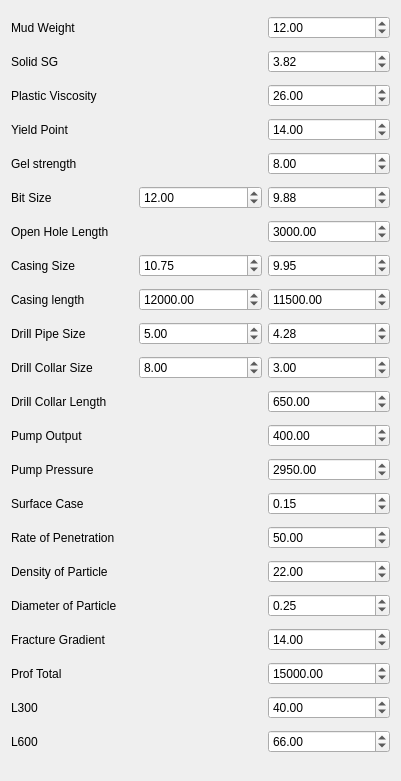
               <widget class="QWidget" name="gridLayoutWidget_5">
                <property name="geometry">
                 <rect>
                  <x>30</x>
                  <y>40</y>
                  <width>401</width>
                  <height>781</height>
                 </rect>
                </property>
                <layout class="QGridLayout" name="gridLayout_5">
                 <item row="8" column="2">
                  <widget class="QDoubleSpinBox" name="casing_length">
                   <property name="maximum">
                    <double>100000.000000000000000</double>
                   </property>
                   <property name="value">
                    <double>11500.000000000000000</double>
                   </property>
                  </widget>
                 </item>
                 <item row="11" column="0">
                  <widget class="QLabel" name="label_33">
                   <property name="text">
                    <string>Drill Collar Length</string>
                   </property>
                  </widget>
                 </item>
                 <item row="7" column="0">
                  <widget class="QLabel" name="label_29">
                   <property name="text">
                    <string>Casing Size</string>
                   </property>
                  </widget>
                 </item>
                 <item row="9" column="2">
                  <widget class="QDoubleSpinBox" name="drill_pipe_size">
                   <property name="value">
                    <double>4.280000000000000</double>
                   </property>
                  </widget>
                 </item>
                 <item row="1" column="0">
                  <widget class="QLabel" name="label_23">
                   <property name="text">
                    <string>Solid SG</string>
                   </property>
                  </widget>
                 </item>
                 <item row="20" column="0">
                  <widget class="QLabel" name="label_42">
                   <property name="text">
                    <string>L300</string>
                   </property>
                  </widget>
                 </item>
                 <item row="16" column="2">
                  <widget class="QDoubleSpinBox" name="density_of_particle">
                   <property name="value">
                    <double>22.000000000000000</double>
                   </property>
                  </widget>
                 </item>
                 <item row="3" column="2">
                  <widget class="QDoubleSpinBox" name="yield_point">
                   <property name="value">
                    <double>14.000000000000000</double>
                   </property>
                  </widget>
                 </item>
                 <item row="5" column="0">
                  <widget class="QLabel" name="label_27">
                   <property name="text">
                    <string>Bit Size</string>
                   </property>
                  </widget>
                 </item>
                 <item row="2" column="2">
                  <widget class="QDoubleSpinBox" name="plastic_viscosity">
                   <property name="value">
                    <double>26.000000000000000</double>
                   </property>
                  </widget>
                 </item>
                 <item row="9" column="0">
                  <widget class="QLabel" name="label_31">
                   <property name="text">
                    <string>Drill Pipe Size</string>
                   </property>
                  </widget>
                 </item>
                 <item row="12" column="0">
                  <widget class="QLabel" name="label_34">
                   <property name="text">
                    <string>Pump Output</string>
                   </property>
                  </widget>
                 </item>
                 <item row="13" column="0">
                  <widget class="QLabel" name="label_35">
                   <property name="text">
                    <string>Pump Pressure</string>
                   </property>
                  </widget>
                 </item>
                 <item row="13" column="2">
                  <widget class="QDoubleSpinBox" name="pump_pressure">
                   <property name="maximum">
                    <double>10000.000000000000000</double>
                   </property>
                   <property name="value">
                    <double>2950.000000000000000</double>
                   </property>
                  </widget>
                 </item>
                 <item row="19" column="0">
                  <widget class="QLabel" name="label_41">
                   <property name="text">
                    <string>Prof Total</string>
                   </property>
                  </widget>
                 </item>
                 <item row="21" column="2">
                  <widget class="QDoubleSpinBox" name="l_600">
                   <property name="value">
                    <double>66.000000000000000</double>
                   </property>
                  </widget>
                 </item>
                 <item row="6" column="0">
                  <widget class="QLabel" name="label_28">
                   <property name="text">
                    <string>Open Hole Length</string>
                   </property>
                  </widget>
                 </item>
                 <item row="10" column="2">
                  <widget class="QDoubleSpinBox" name="drill_collar_size">
                   <property name="value">
                    <double>3.000000000000000</double>
                   </property>
                  </widget>
                 </item>
                 <item row="15" column="2">
                  <widget class="QDoubleSpinBox" name="rate_of_penetration">
                   <property name="value">
                    <double>50.000000000000000</double>
                   </property>
                  </widget>
                 </item>
                 <item row="17" column="2">
                  <widget class="QDoubleSpinBox" name="diameter_of_particle">
                   <property name="value">
                    <double>0.250000000000000</double>
                   </property>
                  </widget>
                 </item>
                 <item row="15" column="0">
                  <widget class="QLabel" name="label_37">
                   <property name="text">
                    <string>Rate of Penetration</string>
                   </property>
                  </widget>
                 </item>
                 <item row="6" column="2">
                  <widget class="QDoubleSpinBox" name="open_hole_length">
                   <property name="maximum">
                    <double>10000.000000000000000</double>
                   </property>
                   <property name="value">
                    <double>3000.000000000000000</double>
                   </property>
                  </widget>
                 </item>
                 <item row="20" column="2">
                  <widget class="QDoubleSpinBox" name="L_300">
                   <property name="value">
                    <double>40.000000000000000</double>
                   </property>
                  </widget>
                 </item>
                 <item row="4" column="0">
                  <widget class="QLabel" name="label_26">
                   <property name="text">
                    <string>Gel strength</string>
                   </property>
                  </widget>
                 </item>
                 <item row="12" column="2">
                  <widget class="QDoubleSpinBox" name="pump_output">
                   <property name="maximum">
                    <double>10000.000000000000000</double>
                   </property>
                   <property name="value">
                    <double>400.000000000000000</double>
                   </property>
                  </widget>
                 </item>
                 <item row="5" column="2">
                  <widget class="QDoubleSpinBox" name="bit_size">
                   <property name="value">
                    <double>9.880000000000001</double>
                   </property>
                  </widget>
                 </item>
                 <item row="10" column="0">
                  <widget class="QLabel" name="label_32">
                   <property name="text">
                    <string>Drill Collar Size</string>
                   </property>
                  </widget>
                 </item>
                 <item row="0" column="0">
                  <widget class="QLabel" name="label_22">
                   <property name="text">
                    <string>Mud Weight</string>
                   </property>
                  </widget>
                 </item>
                 <item row="18" column="0">
                  <widget class="QLabel" name="label_40">
                   <property name="text">
                    <string>Fracture Gradient</string>
                   </property>
                  </widget>
                 </item>
                 <item row="8" column="0">
                  <widget class="QLabel" name="label_30">
                   <property name="text">
                    <string>Casing length</string>
                   </property>
                  </widget>
                 </item>
                 <item row="21" column="0">
                  <widget class="QLabel" name="label_43">
                   <property name="text">
                    <string>L600</string>
                   </property>
                  </widget>
                 </item>
                 <item row="16" column="0">
                  <widget class="QLabel" name="label_38">
                   <property name="text">
                    <string>Density of Particle</string>
                   </property>
                  </widget>
                 </item>
                 <item row="17" column="0">
                  <widget class="QLabel" name="label_39">
                   <property name="text">
                    <string>Diameter of Particle</string>
                   </property>
                  </widget>
                 </item>
                 <item row="14" column="2">
                  <widget class="QDoubleSpinBox" name="surface_case">
                   <property name="value">
                    <double>0.150000000000000</double>
                   </property>
                  </widget>
                 </item>
                 <item row="4" column="2">
                  <widget class="QDoubleSpinBox" name="gel_strength">
                   <property name="value">
                    <double>8.000000000000000</double>
                   </property>
                  </widget>
                 </item>
                 <item row="14" column="0">
                  <widget class="QLabel" name="label_36">
                   <property name="text">
                    <string>Surface Case</string>
                   </property>
                  </widget>
                 </item>
                 <item row="0" column="2">
                  <widget class="QDoubleSpinBox" name="mud_weight">
                   <property name="value">
                    <double>12.000000000000000</double>
                   </property>
                  </widget>
                 </item>
                 <item row="2" column="0">
                  <widget class="QLabel" name="label_24">
                   <property name="text">
                    <string>Plastic Viscosity</string>
                   </property>
                  </widget>
                 </item>
                 <item row="19" column="2">
                  <widget class="QDoubleSpinBox" name="prof_total">
                   <property name="maximum">
                    <double>100000.000000000000000</double>
                   </property>
                   <property name="value">
                    <double>15000.000000000000000</double>
                   </property>
                  </widget>
                 </item>
                 <item row="3" column="0">
                  <widget class="QLabel" name="label_25">
                   <property name="text">
                    <string>Yield Point</string>
                   </property>
                  </widget>
                 </item>
                 <item row="7" column="2">
                  <widget class="QDoubleSpinBox" name="casing_size">
                   <property name="value">
                    <double>9.949999999999999</double>
                   </property>
                  </widget>
                 </item>
                 <item row="11" column="2">
                  <widget class="QDoubleSpinBox" name="drill_collar_length">
                   <property name="maximum">
                    <double>10000.000000000000000</double>
                   </property>
                   <property name="value">
                    <double>650.000000000000000</double>
                   </property>
                  </widget>
                 </item>
                 <item row="1" column="2">
                  <widget class="QDoubleSpinBox" name="solid_sg">
                   <property name="value">
                    <double>3.820000000000000</double>
                   </property>
                  </widget>
                 </item>
                 <item row="18" column="2">
                  <widget class="QDoubleSpinBox" name="fracture_gradient">
                   <property name="value">
                    <double>14.000000000000000</double>
                   </property>
                  </widget>
                 </item>
                 <item row="5" column="1">
                  <widget class="QDoubleSpinBox" name="bit_size_alt">
                   <property name="value">
                    <double>12.000000000000000</double>
                   </property>
                  </widget>
                 </item>
                 <item row="7" column="1">
                  <widget class="QDoubleSpinBox" name="casing_size_alt">
                   <property name="value">
                    <double>10.750000000000000</double>
                   </property>
                  </widget>
                 </item>
                 <item row="8" column="1">
                  <widget class="QDoubleSpinBox" name="casing_length_alt">
                   <property name="maximum">
                    <double>50000.000000000000000</double>
                   </property>
                   <property name="value">
                    <double>12000.000000000000000</double>
                   </property>
                  </widget>
                 </item>
                 <item row="9" column="1">
                  <widget class="QDoubleSpinBox" name="drill_pipe_size_alt">
                   <property name="value">
                    <double>5.000000000000000</double>
                   </property>
                  </widget>
                 </item>
                 <item row="10" column="1">
                  <widget class="QDoubleSpinBox" name="drill_collar_size_alt">
                   <property name="value">
                    <double>8.000000000000000</double>
                   </property>
                  </widget>
                 </item>
                </layout>
               </widget>
